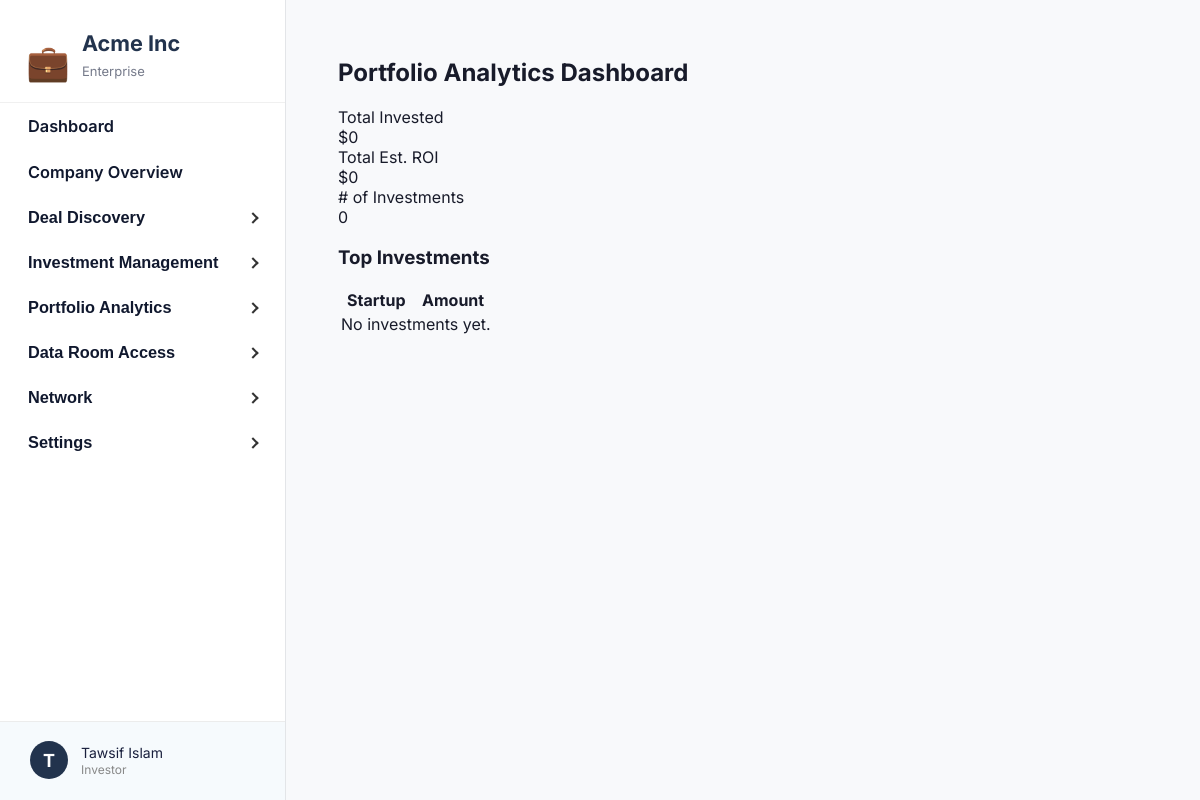
The app's page /api/investor/portfolio-analytics/dashboard/ (signed in), older data.
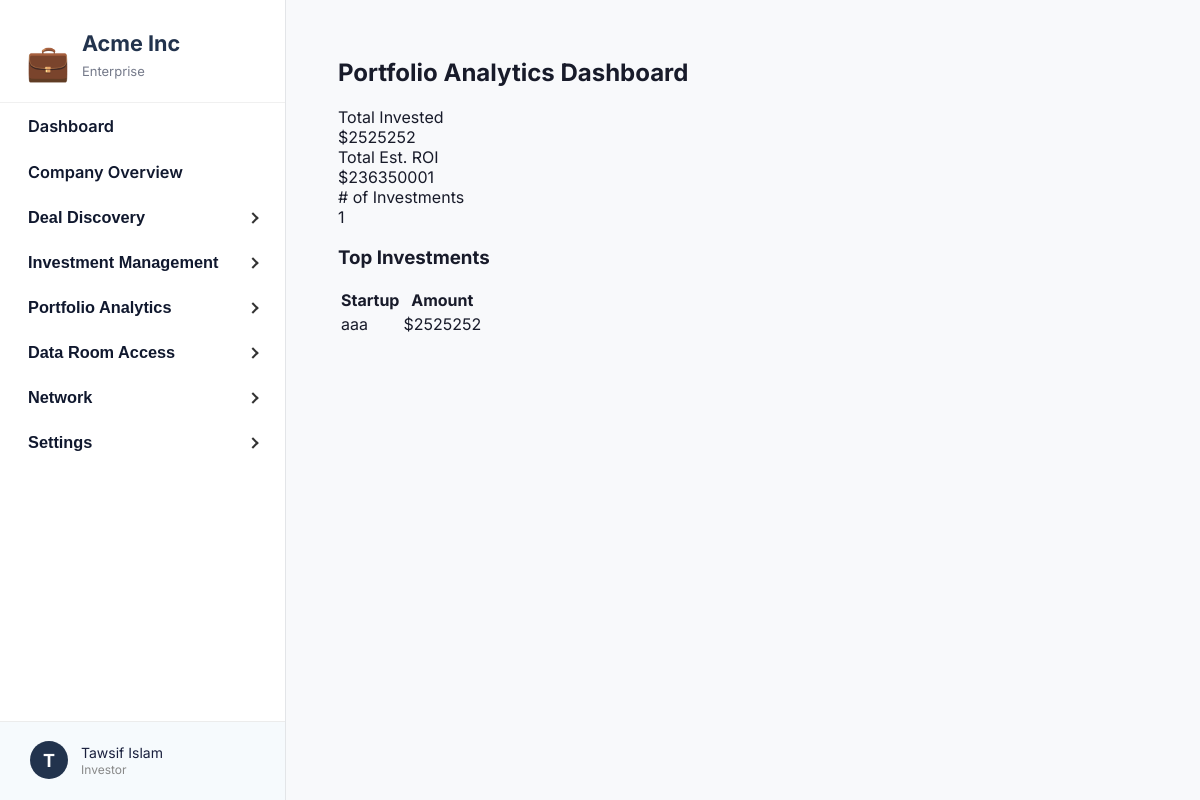
The same page, newer data.
### core/models.py (models this page shows, shortened)
class InvestorInvestment(models.Model):
    investor = models.ForeignKey(InvestorProfile, on_delete=models.CASCADE, related_name="investments")
    startup = models.ForeignKey(StartupProfile, on_delete=models.CASCADE)
    amount = models.FloatField(null=True, blank=True)
    equity = models.FloatField(null=True, blank=True)
    invested_at = models.DateTimeField(auto_now_add=True)
    notes = models.TextField(blank=True, null=True)
    is_active = models.BooleanField(default=True)  # Keep for backwards compatibility
    STATUS_CHOICES = [
        ('pending', 'Pending'),
        ('approved', 'Active'),
        ('rejected', 'Rejected'),
    ]
    status = models.CharField(max_length=16, choices=STATUS_CHOICES, default='pending')  # NEW

class StartupProfile(models.Model):
    user = models.OneToOneField(User, on_delete=models.CASCADE, related_name='startup_profile')
    startup_name = models.CharField(max_length=150)
    role = models.CharField(max_length=100)
    email = models.EmailField()
    website = models.CharField(max_length=255)
    heard_about = models.CharField(max_length=50)
    description = models.TextField()
    audience = models.TextField()
    tech_component = models.TextField()
    your_edge = models.TextField()
    pitch_deck_url = models.CharField(max_length=255)
    startup_stage = models.CharField(max_length=50)
    problem = models.TextField()
    solution = models.TextField()
    market_research = models.CharField(max_length=20)
    business_model_mind = models.CharField(max_length=50)
    working_time = models.CharField(max_length=50)
    cofounder = models.CharField(max_length=20)
    support_needed = models.TextField()
    has_mvp = models.CharField(max_length=10)
    tested_with_customers = models.CharField(max_length=10)
    funding_source = models.CharField(max_length=100)
    early_users = models.CharField(max_length=10)
    generated_revenue = models.CharField(max_length=20)
    stage3_challenges = models.TextField()
    stage3_support = models.TextField()
    business_model = models.TextField()
    paying_customers = models.CharField(max_length=50)
    annual_revenue_4 = models.CharField(max_length=50)
    external_funding = models.CharField(max_length=50)
    acquisition_strategies = models.TextField()
    team_size = models.CharField(max_length=50)
    stage4_challenges = models.TextField()
    stage4_support = models.TextField()
    annual_revenue_5 = models.CharField(max_length=50)
    active_customers_5 = models.CharField(max_length=50)
    markets_operating = models.CharField(max_length=100)
    expansion_plans = models.TextField()
    stage5_challenges = models.TextField()
    is_approved = models.BooleanField(default=False)
    is_onboarded = models.BooleanField(default=False)
    complete_profile_submitted = models.BooleanField(default=False)
    submitted_at = models.DateTimeField(auto_now_add=True)
    arr = models.FloatField(
        null=True, blank=True, verbose_name="Annual Recurring Revenue (ARR)"
    )
    arpu = models.FloatField(
        null=True, blank=True, verbose_name="Average Revenue Per User (ARPU)"
    )
    monthly_burn = models.FloatField(null=True, blank=True)
    cash_balance = models.FloatField(null=True, blank=True)
    ltv_cac_ratio = models.FloatField(null=True, blank=True)
    operating_expenses = models.FloatField(null=True, blank=True)
    debt_obligations = models.TextField(null=True, blank=True)
    capital_raised = models.FloatField(null=True, blank=True)
    currently_raising = models.FloatField(null=True, blank=True)
    equity_offered = models.FloatField(null=True, blank=True)
    financial_forecast = models.FileField(
        upload_to='financial_forecasts/', null=True, blank=True
    )

### core/views.py (the view)
# urls.py: path('investor/portfolio-analytics/dashboard/', analytics_dashboard, name="analytics_dashboard"),
@login_required
def analytics_dashboard(request):
    investor_profile = getattr(request.user, 'investor_profile', None)
    investments = InvestorInvestment.objects.filter(investor=investor_profile)
    total_invested = sum(inv.amount or 0 for inv in investments)
    total_roi = sum(((inv.startup.arr or 0) * (inv.startup.equity_offered or 0)/100) for inv in investments)  # Example calc
    num_investments = investments.count()
    top_startups = investments.order_by('-amount')[:3]
    if request.headers.get("HX-Request") == "true":
        return render(request, "investor_partials/analytics_dashboard_partial.html", {
            "total_invested": total_invested,
            "total_roi": total_roi,
            "num_investments": num_investments,
            "top_startups": top_startups
        })
    else:
        return render(request, "analytics_dashboard.html", {
            "total_invested": total_invested,
            "total_roi": total_roi,
            "num_investments": num_investments,
        "top_startups": top_startups,
        "section": "portfolio_analytics",
        "subsection": "analytics_dashboard"
    })

### core/templates/analytics_dashboard.html
{% extends "investor_base.html" %}
{% block content %}
<h2 class="text-xl font-bold mb-4">Portfolio Analytics Dashboard</h2>
<div class="grid grid-cols-3 gap-4 mb-8">
  <div class="p-4 bg-white shadow rounded text-center">
    <div class="text-gray-500">Total Invested</div>
    <div class="text-2xl font-bold">${{ total_invested|floatformat:0 }}</div>
  </div>
  <div class="p-4 bg-white shadow rounded text-center">
    <div class="text-gray-500">Total Est. ROI</div>
    <div class="text-2xl font-bold">${{ total_roi|floatformat:0 }}</div>
  </div>
  <div class="p-4 bg-white shadow rounded text-center">
    <div class="text-gray-500"># of Investments</div>
    <div class="text-2xl font-bold">{{ num_investments }}</div>
  </div>
</div>
<h3 class="text-lg font-semibold mb-2">Top Investments</h3>
<table class="w-full bg-white rounded shadow mb-6">
    <thead>
        <tr><th>Startup</th><th>Amount</th></tr>
    </thead>
    <tbody>
    {% for inv in top_startups %}
        <tr>
            <td>{{ inv.startup.startup_name }}</td>
            <td>${{ inv.amount|floatformat:0 }}</td>
        </tr>
    {% empty %}
        <tr><td colspan="2" class="text-center text-gray-400 py-6">No investments yet.</td></tr>
    {% endfor %}
    </tbody>
</table>
{% endblock %}

Row changes from the older to the newer data that the page shows:
added InvestorInvestment: startup.startup_name "aaa", amount "2525252"
Text that changed along with them:
{{ total_invested|floatformat:0 }}: "0" → "2525252"
{{ total_roi|floatformat:0 }}: "0" → "236350001"
{{ num_investments }}: "0" → "1"
text no longer shown: "No investments yet."
